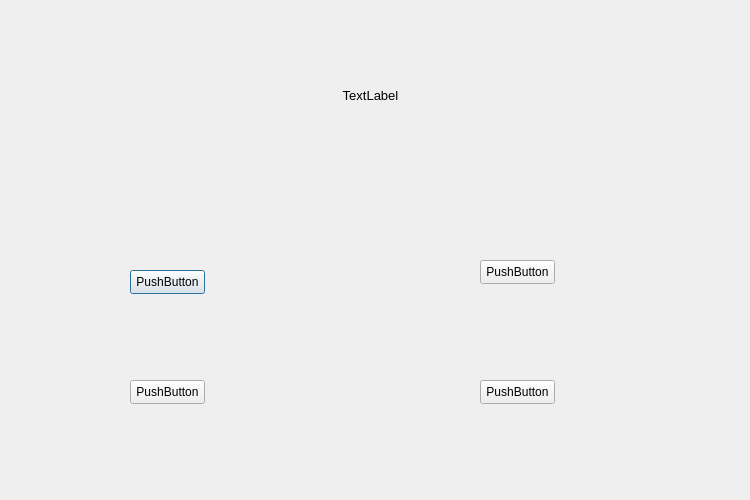
<?xml version="1.0" encoding="UTF-8"?>
<ui version="4.0">
 <class>Grade9Quiz</class>
 <widget class="QDialog" name="Grade9Quiz">
  <property name="geometry">
   <rect>
    <x>0</x>
    <y>0</y>
    <width>750</width>
    <height>500</height>
   </rect>
  </property>
  <property name="windowTitle">
   <string>Dialog</string>
  </property>
  <widget class="QLabel" name="label">
   <property name="geometry">
    <rect>
     <x>10</x>
     <y>0</y>
     <width>721</width>
     <height>191</height>
    </rect>
   </property>
   <property name="font">
    <font>
     <pointsize>10</pointsize>
    </font>
   </property>
   <property name="layoutDirection">
    <enum>Qt::LeftToRight</enum>
   </property>
   <property name="text">
    <string>TextLabel</string>
   </property>
   <property name="alignment">
    <set>Qt::AlignCenter</set>
   </property>
  </widget>
  <widget class="QPushButton" name="pushButton">
   <property name="geometry">
    <rect>
     <x>130</x>
     <y>270</y>
     <width>75</width>
     <height>24</height>
    </rect>
   </property>
   <property name="text">
    <string>PushButton</string>
   </property>
  </widget>
  <widget class="QPushButton" name="pushButton_2">
   <property name="geometry">
    <rect>
     <x>480</x>
     <y>260</y>
     <width>75</width>
     <height>24</height>
    </rect>
   </property>
   <property name="text">
    <string>PushButton</string>
   </property>
  </widget>
  <widget class="QPushButton" name="pushButton_3">
   <property name="geometry">
    <rect>
     <x>130</x>
     <y>380</y>
     <width>75</width>
     <height>24</height>
    </rect>
   </property>
   <property name="text">
    <string>PushButton</string>
   </property>
  </widget>
  <widget class="QPushButton" name="pushButton_4">
   <property name="geometry">
    <rect>
     <x>480</x>
     <y>380</y>
     <width>75</width>
     <height>24</height>
    </rect>
   </property>
   <property name="text">
    <string>PushButton</string>
   </property>
  </widget>
 </widget>
 <resources/>
 <connections/>
</ui>
